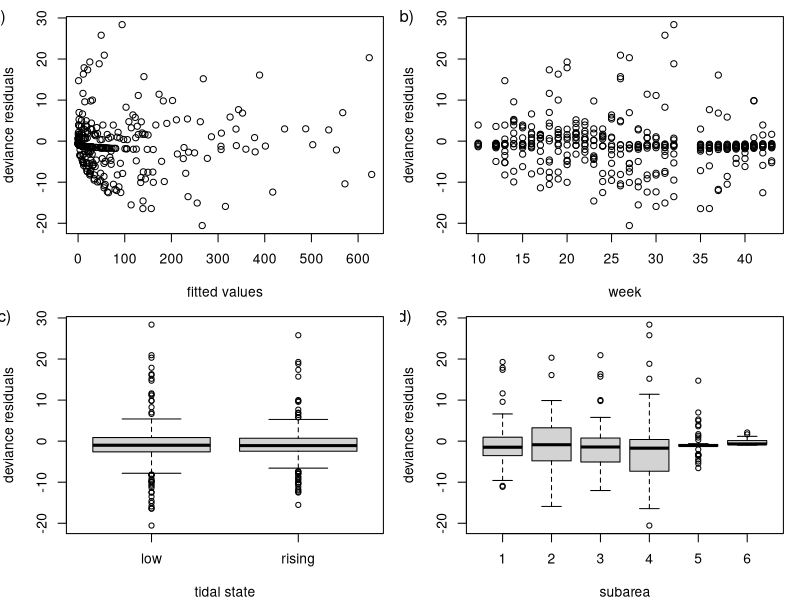
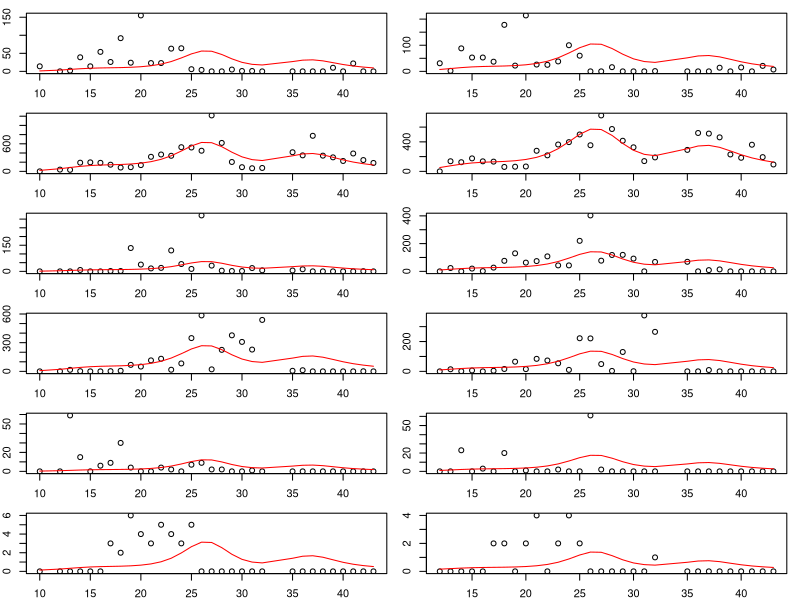

The R source for these figures, in order:
# This accompanies a paper on Common Shelduck abundance in Borgarfjordur in 
# western Iceland. It should be read in conjunction with scripts on 
# data_exploration and model_selection. This corresponds to Figure A1 in the
# paper. 


# Niall Tierney and Sunny Townsend
# 15 May 2020

library(dplyr)
library(mgcv)#for gam

#Import data ----
shelducks = read.csv("data/shelduck_counts.csv") %>%
  as_tibble()

#changing the subsite column in shelducks to be a factor, not an integer 
shelducks$tide = as.factor(shelducks$tide)
shelducks$subsite=as.factor(shelducks$subsite)


#Best Model based on model_selection.R

best = gam(count ~ s(week) +
             subsite * tide +
             offset(area),
           family = ziP,
           data = shelducks)

summary(best)


# fitted values and residuals
shelducks$fitted = predict(best, type = "response")
shelducks$devres = resid(best, type = "deviance")


# Validation plots ----

# residual plots

png("FigA1.png", height = 6, width = 6, units="in", res=300)
par (mfrow=c(2,2), mar=c(4,4,1,1), xpd=T) 
plot(shelducks$fitted, shelducks$devres,
     xlab = "fitted values",
     ylab="deviance residuals")
text(-170, 30, "a)", cex=1.2)
plot(shelducks$week, shelducks$devres,
     xlab = "week",
     ylab="deviance residuals")
text(2, 30, "b)", cex=1.2)
plot(shelducks$tide, shelducks$devres,
     xlab = "tidal state",
     ylab="deviance residuals")
text(0, 30, "c)", cex=1.2)
plot(shelducks$subsite, shelducks$devres,
     xlab = "subarea",
     ylab="deviance residuals")
text(-1, 30, "d)", cex=1.2)
dev.off()


# observed vs fitted

# function to plot observed and fitted on same graph
plot_model_fit <- function(tide_level, subsite_level){
  
  data_to_plot = filter(shelducks, tide==tide_level, subsite==subsite_level)
  with(data_to_plot, plot(week, count))
  with(data_to_plot, lines(week, fitted, col="red"))
}


png("FigA2.png", height = 6, width = 6, units="in", res=300)
par (mfrow=c(6,2), mar=c(2,2,1,1))
plot_model_fit(tide_level="low", subsite_level = 1)
plot_model_fit(tide_level="rising", subsite_level = 1)
plot_model_fit(tide_level="low", subsite_level = 2)
plot_model_fit(tide_level="rising", subsite_level = 2)
plot_model_fit(tide_level="low", subsite_level = 3)
plot_model_fit(tide_level="rising", subsite_level = 3)
plot_model_fit(tide_level="low", subsite_level = 4)
plot_model_fit(tide_level="rising", subsite_level = 4)
plot_model_fit(tide_level="low", subsite_level = 5)
plot_model_fit(tide_level="rising", subsite_level = 5)
plot_model_fit(tide_level="low", subsite_level = 6)
plot_model_fit(tide_level="rising", subsite_level = 6)
dev.off()

